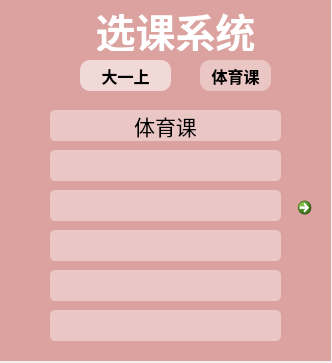
<?xml version="1.0" encoding="UTF-8"?>
<ui version="4.0">
 <class>Form</class>
 <widget class="QWidget" name="Form">
  <property name="geometry">
   <rect>
    <x>0</x>
    <y>0</y>
    <width>332</width>
    <height>363</height>
   </rect>
  </property>
  <property name="windowTitle">
   <string>Form</string>
  </property>
  <widget class="QStackedWidget" name="stackedWidget">
   <property name="geometry">
    <rect>
     <x>0</x>
     <y>0</y>
     <width>331</width>
     <height>361</height>
    </rect>
   </property>
   <property name="styleSheet">
    <string notr="true">background-color: rgba(217, 150, 147, 160);</string>
   </property>
   <property name="currentIndex">
    <number>0</number>
   </property>
   <widget class="QWidget" name="page">
    <widget class="QLabel" name="label">
     <property name="geometry">
      <rect>
       <x>80</x>
       <y>10</y>
       <width>191</width>
       <height>41</height>
      </rect>
     </property>
     <property name="font">
      <font>
       <family>KaiTi</family>
       <pointsize>30</pointsize>
       <weight>75</weight>
       <bold>true</bold>
      </font>
     </property>
     <property name="styleSheet">
      <string notr="true">color: rgb(255, 255, 255);
background-color: rgba(217, 150, 147, 0);</string>
     </property>
     <property name="text">
      <string>选课系统</string>
     </property>
     <property name="alignment">
      <set>Qt::AlignCenter</set>
     </property>
    </widget>
    <widget class="QLabel" name="label_2">
     <property name="geometry">
      <rect>
       <x>80</x>
       <y>60</y>
       <width>91</width>
       <height>31</height>
      </rect>
     </property>
     <property name="font">
      <font>
       <family>KaiTi</family>
       <pointsize>12</pointsize>
       <weight>75</weight>
       <bold>true</bold>
      </font>
     </property>
     <property name="styleSheet">
      <string notr="true">background-color: rgba(255, 255, 255, 150);
border-radius: 10px;</string>
     </property>
     <property name="text">
      <string>大一上</string>
     </property>
     <property name="alignment">
      <set>Qt::AlignCenter</set>
     </property>
    </widget>
    <widget class="QPushButton" name="btn_physical_0">
     <property name="geometry">
      <rect>
       <x>50</x>
       <y>110</y>
       <width>231</width>
       <height>31</height>
      </rect>
     </property>
     <property name="font">
      <font>
       <family>KaiTi</family>
       <pointsize>16</pointsize>
      </font>
     </property>
     <property name="styleSheet">
      <string notr="true">background-color: rgba(255, 255, 255, 100);
border-radius: 5px;</string>
     </property>
     <property name="text">
      <string>体育课</string>
     </property>
     <property name="checkable">
      <bool>true</bool>
     </property>
     <property name="autoExclusive">
      <bool>true</bool>
     </property>
    </widget>
    <widget class="QLabel" name="label_3">
     <property name="geometry">
      <rect>
       <x>200</x>
       <y>60</y>
       <width>71</width>
       <height>31</height>
      </rect>
     </property>
     <property name="font">
      <font>
       <family>KaiTi</family>
       <pointsize>12</pointsize>
       <weight>75</weight>
       <bold>true</bold>
      </font>
     </property>
     <property name="styleSheet">
      <string notr="true">background-color: rgba(255, 255, 255, 100);
border-radius: 10px;</string>
     </property>
     <property name="text">
      <string>体育课</string>
     </property>
     <property name="alignment">
      <set>Qt::AlignCenter</set>
     </property>
    </widget>
    <widget class="QPushButton" name="btn_physical_1">
     <property name="geometry">
      <rect>
       <x>50</x>
       <y>150</y>
       <width>231</width>
       <height>31</height>
      </rect>
     </property>
     <property name="font">
      <font>
       <family>KaiTi</family>
       <pointsize>16</pointsize>
      </font>
     </property>
     <property name="styleSheet">
      <string notr="true">background-color: rgba(255, 255, 255, 100);
border-radius: 5px;</string>
     </property>
     <property name="text">
      <string/>
     </property>
     <property name="checkable">
      <bool>true</bool>
     </property>
     <property name="autoExclusive">
      <bool>true</bool>
     </property>
    </widget>
    <widget class="QPushButton" name="btn_physical_2">
     <property name="geometry">
      <rect>
       <x>50</x>
       <y>190</y>
       <width>231</width>
       <height>31</height>
      </rect>
     </property>
     <property name="font">
      <font>
       <family>KaiTi</family>
       <pointsize>16</pointsize>
      </font>
     </property>
     <property name="styleSheet">
      <string notr="true">background-color: rgba(255, 255, 255, 100);
border-radius: 5px;</string>
     </property>
     <property name="text">
      <string/>
     </property>
     <property name="checkable">
      <bool>true</bool>
     </property>
     <property name="autoExclusive">
      <bool>true</bool>
     </property>
    </widget>
    <widget class="QPushButton" name="btn_physical_3">
     <property name="geometry">
      <rect>
       <x>50</x>
       <y>230</y>
       <width>231</width>
       <height>31</height>
      </rect>
     </property>
     <property name="font">
      <font>
       <family>KaiTi</family>
       <pointsize>16</pointsize>
      </font>
     </property>
     <property name="styleSheet">
      <string notr="true">background-color: rgba(255, 255, 255, 100);
border-radius: 5px;</string>
     </property>
     <property name="text">
      <string/>
     </property>
     <property name="checkable">
      <bool>true</bool>
     </property>
     <property name="autoExclusive">
      <bool>true</bool>
     </property>
    </widget>
    <widget class="QPushButton" name="btn_physical_4">
     <property name="geometry">
      <rect>
       <x>50</x>
       <y>270</y>
       <width>231</width>
       <height>31</height>
      </rect>
     </property>
     <property name="font">
      <font>
       <family>KaiTi</family>
       <pointsize>16</pointsize>
      </font>
     </property>
     <property name="styleSheet">
      <string notr="true">background-color: rgba(255, 255, 255, 100);
border-radius: 5px;</string>
     </property>
     <property name="text">
      <string/>
     </property>
     <property name="checkable">
      <bool>true</bool>
     </property>
     <property name="autoExclusive">
      <bool>true</bool>
     </property>
    </widget>
    <widget class="QPushButton" name="btn_physical_5">
     <property name="geometry">
      <rect>
       <x>50</x>
       <y>310</y>
       <width>231</width>
       <height>31</height>
      </rect>
     </property>
     <property name="font">
      <font>
       <family>KaiTi</family>
       <pointsize>16</pointsize>
      </font>
     </property>
     <property name="styleSheet">
      <string notr="true">background-color: rgba(255, 255, 255, 100);
border-radius: 5px;</string>
     </property>
     <property name="text">
      <string/>
     </property>
     <property name="checkable">
      <bool>true</bool>
     </property>
     <property name="autoExclusive">
      <bool>true</bool>
     </property>
    </widget>
    <widget class="QCommandLinkButton" name="btn_next_1">
     <property name="geometry">
      <rect>
       <x>290</x>
       <y>190</y>
       <width>31</width>
       <height>41</height>
      </rect>
     </property>
     <property name="text">
      <string/>
     </property>
    </widget>
   </widget>
   <widget class="QWidget" name="page_2"/>
  </widget>
 </widget>
 <resources/>
 <connections/>
</ui>
